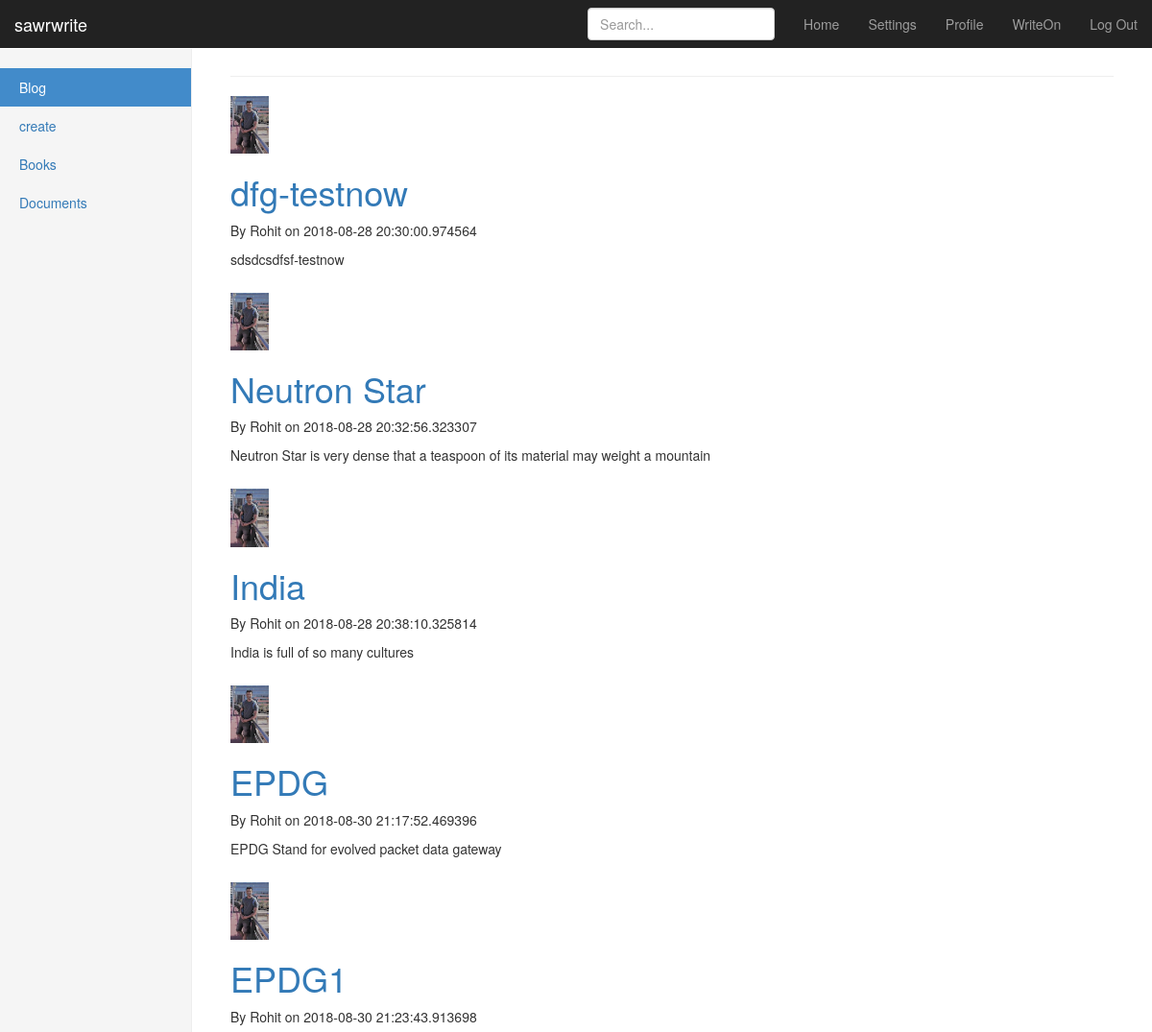
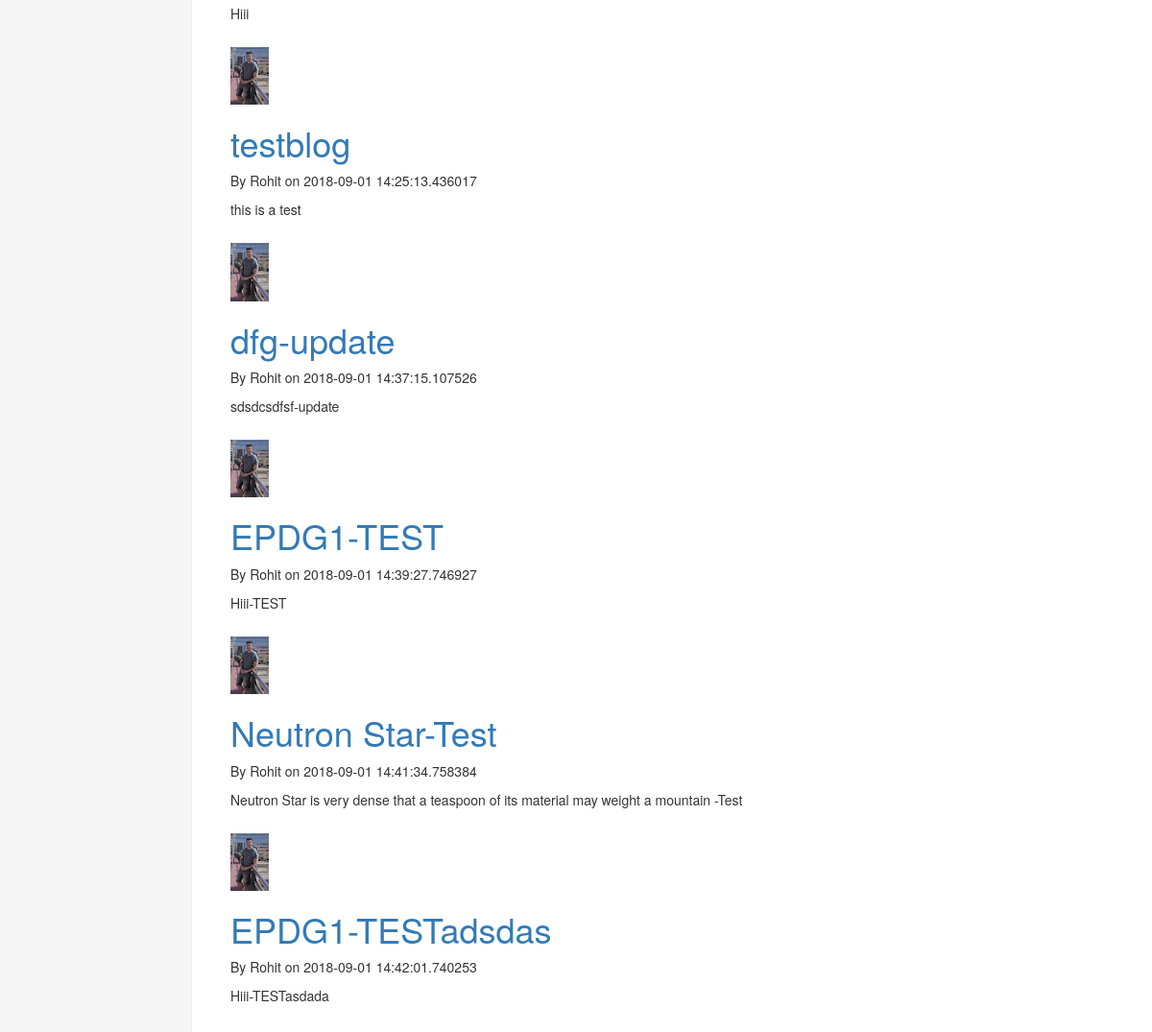
Page /blog_home (signed in) on the committed database (2 pictures, top to bottom).
### app/app.py (models this page shows)
class Post(UserMixin, db.Model):
	id = db.Column(db.Integer, primary_key=True)
	title = db.Column(db.String(100), nullable=False)
	date_posted = db.Column(db.DateTime, nullable=False, default=datetime.utcnow)
	content = db.Column(db.Text, nullable=False)
	user_id = db.Column(db.Integer, db.ForeignKey('user.id'), nullable=False)

class User(UserMixin, db.Model):
	id = db.Column(db.Integer, primary_key=True)
	firstname = db.Column(db.String(20))
	lastname = db.Column(db.String(20))
	username = db.Column(db.String(50), unique=True)
	image_file = db.Column(db.String(20), nullable=False, default='default.jpg')
	email = db.Column(db.String(50), unique=True)
	password = db.Column(db.String(80))
	posts = db.relationship('Post', backref='author', lazy=True)

### app/app.py (the view)
@app.route('/blog_home', methods=['GET', 'POST'])
@login_required
def blog_home():
	posts= Post.query.all()
	img_file = url_for('static', filename='display_pics/' + current_user.image_file)
	return render_template('blog_home.html', image_file=img_file, posts=posts)

### app/app.py (called while the page is built)
@login_manager.user_loader
def load_user(user_id):
	return User.query.get(int(user_id))

### app/templates/blog_home.html (shortened to what this page needs)
{% extends "bootstrap/base.html" %}
{% block styles %}
{{super()}}
<link rel="stylesheet" href="{{url_for('.static', filename='dashboard.css')}}">
{% endblock %}
{% block content %}
    <nav class="navbar navbar-inverse navbar-fixed-top">
      <div class="container-fluid">
        <div class="navbar-header">
          <a class="navbar-brand" href="#">sawrwrite</a>
        </div>
        <div id="navbar" class="navbar-collapse collapse">
          <ul class="nav navbar-nav navbar-right">
            <li><a href="{{ url_for('dashboard') }}">Home</a></li>
            <li><a href="#">Settings</a></li>
            <li><a href="{{ url_for('profile') }}">Profile</a></li>
            <li><a href="{{ url_for('notepad') }}">WriteOn</a></li>
            <li><a href="{{ url_for('logout') }}">Log Out</a></li>
          </ul>
          <form class="navbar-form navbar-right">
            <input type="text" class="form-control" placeholder="Search...">
          </form>
        </div>
      </div>
    </nav>
    <div class="container-fluid">
      <div class="row">
        <div class="col-sm-3 col-md-2 sidebar">
          <ul class="nav nav-sidebar">
            <li class="active"><a href="{{url_for('blog_home')}}">Blog<span class="sr-only">(current)</span></a></li>
            <li><a href="{{ url_for('my_blog') }}">create</a></li>
            <li><a href="#">Books</a></li>
            <li><a href="#">Documents</a></li>
          </ul>
        </div>
        <div class="col-sm-9 col-sm-offset-3 col-md-10 col-md-offset-2 main">
          <h1 class="page-header">{{ name }}</h1>
         </body>
          {% for post in posts %}
          <article class="media content section">
           <div class="media-body">
            <div class="article-metadata">
          <img src="{{ image_file }}" width="40" height="40" class="img-responsive" alt="Generic placeholder thumbnail">
           <h1><a class="article-title" href="{{ url_for('post', post_id=post.id)}}">{{ post.title }}</a></h1>
           <p class="article-content">By {{ post.author.firstname }} on {{ post.date_posted }} </p>
           <p class="article-content">{{ post.content }} </p>
         </div>
          </article>
          {% endfor %}
         <body>
{% endblock %}

### app/static/dashboard.css (style rules this page uses)
body { padding-top: 50px; }
.navbar-fixed-top { border: 0; }
.sidebar { display: none; }
@media (min-width: 768px) { .sidebar { position: fixed; top: 51px; bottom: 0; left: 0; z-index: 1000; display: block; padding: 20px; overflow-x: hidden; overflow-y: auto; background-color: #f5f5f5; border-right: 1px solid #eee; } }
.nav-sidebar { margin-right: -21px; margin-bottom: 20px; margin-left: -20px; }
.nav-sidebar > li > a { padding-right: 20px; padding-left: 20px; }
.nav-sidebar > .active > a, .nav-sidebar > .active > a:hover, .nav-sidebar > .active > a:focus { color: #fff; background-color: #428bca; }
.main { padding: 20px; }
@media (min-width: 768px) { .main { padding-right: 40px; padding-left: 40px; } }
.main .page-header { margin-top: 0; }

### rows in the picture
Post: title "dfg-testnow", author.firstname "Rohit", date_posted "2018-08-28 20:30:00.974564", content "sdsdcsdfsf-testnow"
Post: title "Neutron Star", author.firstname "Rohit", date_posted "2018-08-28 20:32:56.323307", content "Neutron Star is very dense that a teaspoon of its material may weight a mountain"
Post: title "India", author.firstname "Rohit", date_posted "2018-08-28 20:38:10.325814", content "India is full of so many cultures"
Post: title "EPDG", author.firstname "Rohit", date_posted "2018-08-30 21:17:52.469396", content "EPDG Stand for evolved packet data gateway"
Post: title "EPDG1", author.firstname "Rohit", date_posted "2018-08-30 21:23:43.913698", content "Hiii"
Post: title "testblog", author.firstname "Rohit", date_posted "2018-09-01 14:25:13.436017", content "this is a test"
Post: title "dfg-update", author.firstname "Rohit", date_posted "2018-09-01 14:37:15.107526", content "sdsdcsdfsf-update"
Post: title "EPDG1-TEST", author.firstname "Rohit", date_posted "2018-09-01 14:39:27.746927", content "Hiii-TEST"
Post: title "Neutron Star-Test", author.firstname "Rohit", date_posted "2018-09-01 14:41:34.758384", content "Neutron Star is very dense that a teaspoon of its material may weight a mountain -Test"
Post: title "EPDG1-TESTadsdas", author.firstname "Rohit", date_posted "2018-09-01 14:42:01.740253", content "Hiii-TESTasdada"
